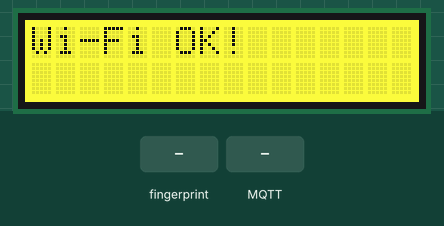
The sketch below on a simulated ESP32. On the bench: 16×2 character LCD. The inputs (shaded band) are chosen by the test bench. WiFi joins after 1.5 s; servers stay silent unless stated; uploads are accepted with an empty reply; storage starts empty; random numbers use the default seed unless the sketch sets one; EEPROM starts erased; no MQTT or app messages arrive unless stated; what the sketch prints to the serial monitor is not drawn.

Above: at 5.8 s.
5.9 s: finger stored as number 1 placed on the sensor
At 6.9 s:
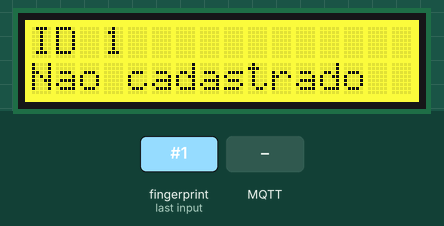
8.9 s: MQTT message "5" arrives on the first subscribed topic
At 10.1 s:
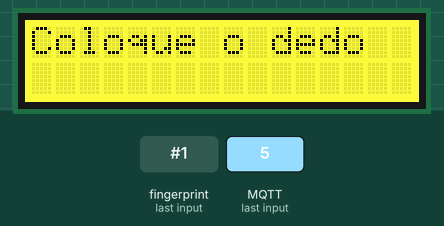
10.4 s: finger stored as number 1 placed on the sensor
At 12.3 s:
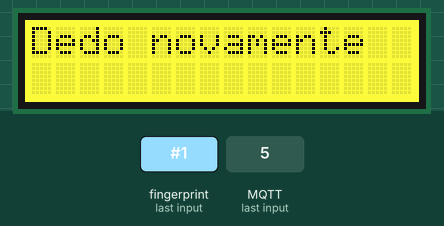
13.2 s: finger stored as number 1 placed on the sensor
At 14.3 s:
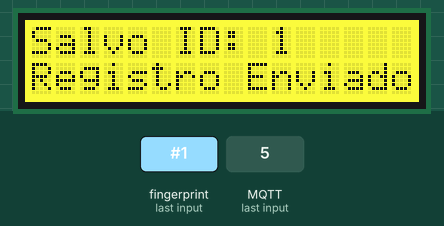
16.2 s: finger stored as number 1 placed on the sensor
At 18.0 s:
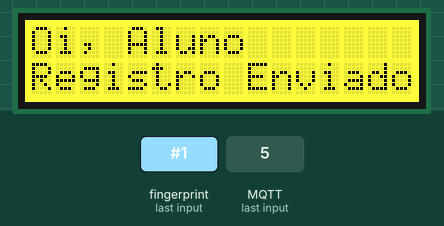
19.2 s: MQTT message "90" arrives on the first subscribed topic
At 19.6 s:
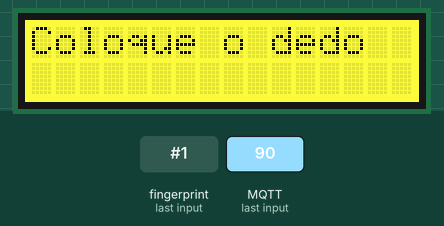
Timing chart, 0 to 21.7 s (numbered marks = the images above; inputs shaded):
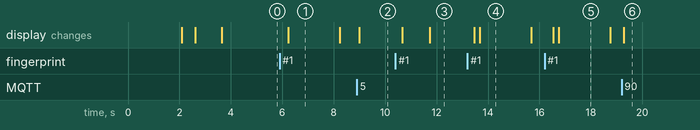

Measured:
- after the input at 5.9 s, the display: changes after 0.33 s (image 1)
- after the input at 8.9 s, the display: changes after 0.10 s (image 2)
- after the input at 10.4 s, the display: first changes after 0.26 s (image 3 shows a later state)
- after the input at 13.2 s, the display: first changes after 0.27 s (image 4 shows a later state)
- after the input at 16.2 s, the display: first changes after 0.34 s (image 5 shows a later state)
- after the input at 19.2 s, the display: changes after 0.08 s (image 6)
- what the display in image 1 shows lasts 2.0 s, from 6.2 s to 8.2 s

The sketch:

sensor-mqtt.ino
```cpp
#include <WiFi.h>
#include <WiFiClientSecure.h>
#include <PubSubClient.h>
#include <ArduinoJson.h>
#include <Adafruit_Fingerprint.h>
#include <Wire.h>
#include <HTTPClient.h>
#include <FS.h>       // Inclua esta primeiro (Sistema de Arquivos Genérico)
#include <LittleFS.h> // Note que apenas o L, F e S são maiúsculos
#include <Preferences.h>
#include <vector>
#include <string>
#include "rgb_lcd.h"

using namespace std;

Preferences preferences;

#define SDA 21
#define SCL 22
#define PINO_RX_DO_ESP 16
#define PINO_TX_DO_ESP 17

rgb_lcd lcd;

HardwareSerial mySerial(2);
Adafruit_Fingerprint finger = Adafruit_Fingerprint(&mySerial);

struct Aluno {
  char nome[20];
  int matricula;
  int idSensor;
};

// Vetor global
vector<Aluno> lista;
int idAtual = 1; // Variável global para controle

// Configurações do Wi-Fi e MQTT
const char* ssid = "AndroidAp";
const char* password = "100Pedro";
const char* mqtt_broker = "07d9a34421014e6598f8331685171c61.s1.eu.hivemq.cloud";
const int mqtt_port = 8883;
const char* mqtt_usernameE = "ESP32";
const char* mqtt_passwordE = "ecJACUIPENSE1";

// URL do Google Script
const char* googleScriptURL = "https://script.google.com/macros/s/AKfycbz...SUA_URL.../exec";

WiFiClientSecure espClient;
PubSubClient client(espClient);

// --- FUNÇÕES DE PERSISTÊNCIA DO VETOR ---
// Salva a lista inteira no LittleFS para não perder os nomes se acabar a energia
void salvarBancoVector() {
  File f = LittleFS.open("/banco_alunos.dat", "w");
  if (f) {
    for (const auto& aluno : lista) {
      f.write((uint8_t*)&aluno, sizeof(Aluno));
    }
    f.close();
    Serial.println("Banco de alunos atualizado na Flash!");
  }
}

// Carrega a lista do LittleFS quando a placa liga
void carregarBancoVector() {
  File f = LittleFS.open("/banco_alunos.dat", "r");
  if (f) {
    lista.clear();
    Aluno temp;
    while (f.read((uint8_t*)&temp, sizeof(Aluno))) {
      lista.push_back(temp);
    }
    f.close();
    Serial.println("Banco de alunos carregado! Total: " + String(lista.size()));
  }
}
// ----------------------------------------

void setup() {
  Serial.begin(115200);
  delay(1000);

  IPAddress dns(8, 8, 8, 8);
  WiFi.config(INADDR_NONE, INADDR_NONE, INADDR_NONE, dns);
  // Configura DNS fixo do Google para tentar furar o bloqueio
  //IPAddress dns(8, 8, 8, 8);
  //WiFi.config(INADDR_NONE, INADDR_NONE, INADDR_NONE, dns);
  // Inicia LittleFS
  if(!LittleFS.begin(true)){
    Serial.println("Erro ao montar LittleFS");
    return;
  }

  carregarBancoVector();

  // Recupera o último ID usado
  preferences.begin("sistema", false);
  idAtual = preferences.getInt("proximo_id", 1);
  preferences.end();

  mySerial.begin(57600, SERIAL_8N1, PINO_RX_DO_ESP, PINO_TX_DO_ESP);
  finger.begin(57600);

  if(finger.verifyPassword()) {
    Serial.println("Sensor encontrado");
  } else {
    Serial.println("Sensor não encontrado");
  }

  Wire.begin(SDA, SCL);
  lcd.begin(16, 2);
  lcd.setRGB(255, 255, 0);

  WiFi.begin(ssid, password);
  while (WiFi.status() != WL_CONNECTED) {
    delay(500);
    Serial.print(".");
    lcd.clear();
    lcd.print("Conectando Wi-Fi");
    Serial.println("Conectando Wi-Fi");
  }

  lcd.clear();
  lcd.print("Wi-Fi OK!");
  Serial.println("Wi-Fi OK!");
  delay(1000);

  espClient.setInsecure();
  client.setServer(mqtt_broker, mqtt_port);
  // --- O SEGREDO ESTÁ AQUI ---
  // Aumenta o tempo limite de espera para 30 segundos (o padrão é 15)
  client.setSocketTimeout(30);
  // Mantém a conexão viva por mais tempo sem cair
  client.setKeepAlive(60);
  // Aumenta o tamanho do buffer para não engasgar com JSON grande
  client.setBufferSize(512);
  client.setCallback(callback);
}


// Função auxiliar para enviar dados
bool enviarParaGoogle(String nome, int matricula) {
  HTTPClient http;
  http.begin(googleScriptURL);
  http.addHeader("Content-Type", "application/x-www-form-urlencoded");

  String dados = "matricula=" + String(matricula) + "&nome=" + nome;
  int httpResponseCode = http.POST(dados);
  http.end();

  if (httpResponseCode > 0) {
    Serial.println("Enviado: " + String(httpResponseCode));
    return true;
  }
  Serial.println("Erro envio: " + String(httpResponseCode));
  return false;
}

// Função para processar a fila offline
void processarFilaOffline() {
  // Só tenta se tiver Wi-Fi e se o arquivo existir
  if (WiFi.status() == WL_CONNECTED && LittleFS.exists("/offline.txt")) {
    Serial.println("Sincronizando dados offline...");
    File file = LittleFS.open("/offline.txt", "r");

    // Vamos criar um arquivo temporário para salvar o que falhar (se houver)
    // Mas para simplificar: lemos tudo, enviamos, se der erro paramos e apagamos o enviado.
    // Estratégia simples: Ler linha a linha.

    // Nota: Ler e escrever no mesmo arquivo é complexo.
    // O ideal é ler para a RAM, enviar e depois limpar o arquivo.

    while(file.available()) {
      String linha = file.readStringUntil('\n');
      if (linha.length() > 5) { // Filtra linhas vazias
        int commaIndex = linha.indexOf(',');
        if (commaIndex != -1) {
          String matriculaStr = linha.substring(0, commaIndex);
          String nomeStr = linha.substring(commaIndex + 1);

          Serial.print("Sincronizando: "); Serial.println(nomeStr);
          enviarParaGoogle(nomeStr, matriculaStr.toInt());
          delay(500); // Pausa para não bloquear o Google
        }
      }
    }
    file.close();

    // Assume que enviou tudo e limpa o arquivo
    LittleFS.remove("/offline.txt");
    Serial.println("Sincronização concluída.");
  }
}

// Função principal de registro
void registrarPresenca(String nome, int matricula) {
  bool enviado = false;

  // 1. Tenta enviar Online
  if (WiFi.status() == WL_CONNECTED) {
    enviado = enviarParaGoogle(nome, matricula);
  }

  // 2. Se falhar (sem wifi ou erro no server), salva Offline
  if (!enviado) {
    Serial.println("Salvando offline...");
    // AQUI É "a" (APPEND) E NÃO "w" (WRITE)
    File f = LittleFS.open("/offline.txt", "a");
    if (f) {
      // Salva no formato: matricula,nome
      f.printf("%d,%s\n", matricula, nome.c_str());
      f.close();
      lcd.setCursor(0, 1);
      lcd.print("Salvo Offline   ");
      Serial.println("Salvo offline ");
    } else {
      Serial.println("Erro ao abrir arquivo offline");
    }
  } else {
    lcd.setCursor(0, 1);
    lcd.print("Registro Enviado");
    Serial.println("Registro Enviado");
  }
}

void callback(char* topic, uint8_t* payload, unsigned int length) {
  Serial.print("Chegou mensagem no topico: ");
  Serial.println(topic);

  String mensagem = "";
  for (int i = 0; i < length; i++) {
    mensagem += (char)payload[i];
  }

  Serial.print("Conteudo: ");
  Serial.println(mensagem);

  // Removendo espaços extras do tópico para garantir a comparação
  String topicoStr = String(topic);
  topicoStr.trim();

  if (topicoStr == "universidade/cadastro") {
    Serial.println("Topico CORRETO! Processando JSON...");

    StaticJsonDocument<256> doc;
    DeserializationError error = deserializeJson(doc, mensagem);

    if (error) {
      Serial.print("Erro no JSON: ");
      Serial.println(error.c_str());
      return;
    }

    String nomeCompleto = doc["aluno"] | "Aluno";
    int matricula = doc["matricula"];

    Serial.print("Nome extraido: "); Serial.println(nomeCompleto);

    // Tratamento do nome
    String primeiroNome;
    int indiceEspaco = nomeCompleto.indexOf(' ');
    if (indiceEspaco != -1) {
       primeiroNome = nomeCompleto.substring(0, indiceEspaco);
    } else {
       primeiroNome = nomeCompleto;
    }
    if (primeiroNome.length() > 16) primeiroNome = primeiroNome.substring(0, 16);

    lcd.clear();
    lcd.print("Cadastrar: ");
    lcd.setCursor(0, 1);
    lcd.print(primeiroNome);

    // --- ROTINA DE CADASTRO ---
    int p = -1;

    Serial.println("Aguardando dedo 1...");
    lcd.clear(); lcd.print("Coloque o dedo");
    while ((p = finger.getImage()) != FINGERPRINT_OK) {
        client.loop(); // Mantém conexao viva
        yield();
    }
    finger.image2Tz(1);
    Serial.println("Dedo 1 capturado");

    lcd.clear(); lcd.print("Tire o dedo");
    delay(1000);
    while (finger.getImage() != FINGERPRINT_NOFINGER) { yield(); }

    Serial.println("Aguardando dedo 2...");
    lcd.clear(); lcd.print("Dedo novamente");
    while ((p = finger.getImage()) != FINGERPRINT_OK) {
        client.loop();
        yield();
    }
    finger.image2Tz(2);
    Serial.println("Dedo 2 capturado");

    if (finger.createModel() == FINGERPRINT_OK) {
      if (finger.storeModel(idAtual) == FINGERPRINT_OK) {
        lcd.clear();
        lcd.print("Salvo ID: "); lcd.print(idAtual);
        Serial.println("Sucesso! ID salvo: " + String(idAtual));

        // Adiciona ao vetor
        Aluno novoAluno;
        strncpy(novoAluno.nome, primeiroNome.c_str(), 19);
        novoAluno.matricula = matricula;
        novoAluno.idSensor = idAtual;
        lista.push_back(novoAluno);

        salvarBancoVector();

        idAtual++;
        preferences.begin("sistema", false);
        preferences.putInt("proximo_id", idAtual);
        preferences.end();

        registrarPresenca(primeiroNome, matricula);
      }
    } else {
      lcd.clear(); lcd.print("Erro Digital");
      Serial.println("Erro ao criar modelo biométrico");
    }
    delay(2000);
    lcd.clear();
  } else {
      Serial.println("Ignorado: Topico incorreto.");
  }
}

void identificarAluno(int idEncontrado) {

  bool encontrado = false;
  Serial.println(encontrado);
  for (const auto& aluno : lista) {
    if (aluno.idSensor == idEncontrado) {
      lcd.clear();
      lcd.print("Oi, ");
      lcd.print(aluno.nome);
      Serial.print("oi, ");
      Serial.println(aluno.nome);

      registrarPresenca(String(aluno.nome), aluno.matricula);
      encontrado = true;
      break;
    }
  }

  if (!encontrado) {
    Serial.println("Chegou aqui");
    lcd.clear();
    lcd.print("ID "); lcd.print(idEncontrado);
    lcd.setCursor(0,1);
    lcd.println("Nao cadastrado");
    Serial.print("Id: ");
    Serial.println("Nao cadastrado");
  }
  delay(2000);
  lcd.clear();
}

int getFingerprintID() {
  uint8_t p = finger.getImage();
  if (p != FINGERPRINT_OK) return -1;

  p = finger.image2Tz();
  if (p != FINGERPRINT_OK) return -1;

  p = finger.fingerFastSearch();
  if (p == FINGERPRINT_OK) {
    return finger.fingerID;
  }

  if (p == FINGERPRINT_NOTFOUND) return -2;
  return -1;
}

void reconnect() {
  // Loop até reconectar
  while (!client.connected()) {
    Serial.print("Tentando conexao MQTT... ");
    // Cria um ID de cliente aleatório
    String clientId = "ESP32Client-";
    clientId += String(random(0xffff), HEX);

    if (client.connect(clientId.c_str(), mqtt_usernameE, mqtt_passwordE)) {
      Serial.println("Conectado!");
      // Inscreve de novo para garantir
      client.subscribe("universidade/cadastro");
      Serial.println("Inscrito no topico: universidade/cadastro");
    } else {
      Serial.print("falhou, rc=");
      Serial.print(client.state());
      Serial.println(" tentando de novo em 5s");
      delay(5000);
    }
  }
}
unsigned long ultimoSync = 0;

void loop() {
  // 1. Mantém MQTT
  if (!client.connected()) {
    reconnect();
  }
  client.loop();
  // 2. Verifica Sensor Biométrico
  int id = getFingerprintID();
  if (id != -1 && id != -2) {
    Serial.println("Id diferente de -1");
    identificarAluno(id);
  }

  if(id == -2){
    lcd.clear();
    lcd.setCursor(0,1);
    lcd.println("Nao cadastrado");
    Serial.print("ID: ");
    Serial.println("Nao cadastrado!");
    delay(2000);
    lcd.clear();

    while (finger.getImage() != FINGERPRINT_NOFINGER) {
      client.loop(); // Mantém o MQTT vivo enquanto espera tirar o dedo
      yield();
    }

  }

  // 3. Processa dados Offline a cada 30 segundos (para não travar o sensor)
  if (millis() - ultimoSync > 30000) {
    processarFilaOffline();
    ultimoSync = millis();
  }
}
```
